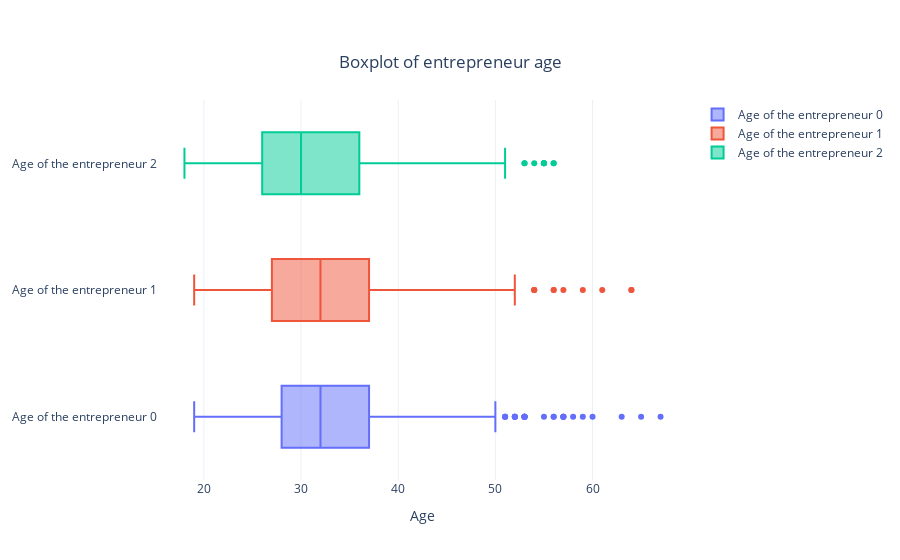

Write notebook code for a chart like this one.
### Code cell
# boxplot for incorporation_date and date_created
fig = go.Figure()
fig.add_trace(go.Box(x=seedstar['Age of the entrepreneur 0'],
                     name = 'Age of the entrepreneur 0'))
fig.add_trace(go.Box(x=seedstar['Age of the entrepreneur 1'],
                     name = 'Age of the entrepreneur 1'))
fig.add_trace(go.Box(x=seedstar['Age of the entrepreneur 2'],
                     name = 'Age of the entrepreneur 2'))

fig.update_layout(title = {'text':"Boxplot of entrepreneur age",
                           'y': 0.9, 'x': 0.5,
                           'xanchor': 'center', 'yanchor': 'top'},
                  xaxis_title = "Age")

fig.show()
# Remove the hashtag in front of the columns below to show staic image in github
# Image(pio.to_image(fig, format='png', scale=5))

### Figure 1 — Plotly figure (JSON) as saved in the notebook; plotly's stock layout.template omitted (floating-point values rounded to 4 significant figures; data arrays with more than 128 entries replaced by an {"elided": "..."} marker saying what was removed)
{"data": [{"name": "Age of the entrepreneur 0", "type": "box", "x": {"elided": "4255 int values"}}, {"name": "Age of the entrepreneur 1", "type": "box", "x": {"elided": "4255 int values"}}, {"name": "Age of the entrepreneur 2", "type": "box", "x": {"elided": "4255 int values"}}], "layout": {"title": {"text": "Boxplot of entrepreneur age", "x": 0.5, "xanchor": "center", "y": 0.9, "yanchor": "top"}, "xaxis": {"title": {"text": "Age"}}}}
